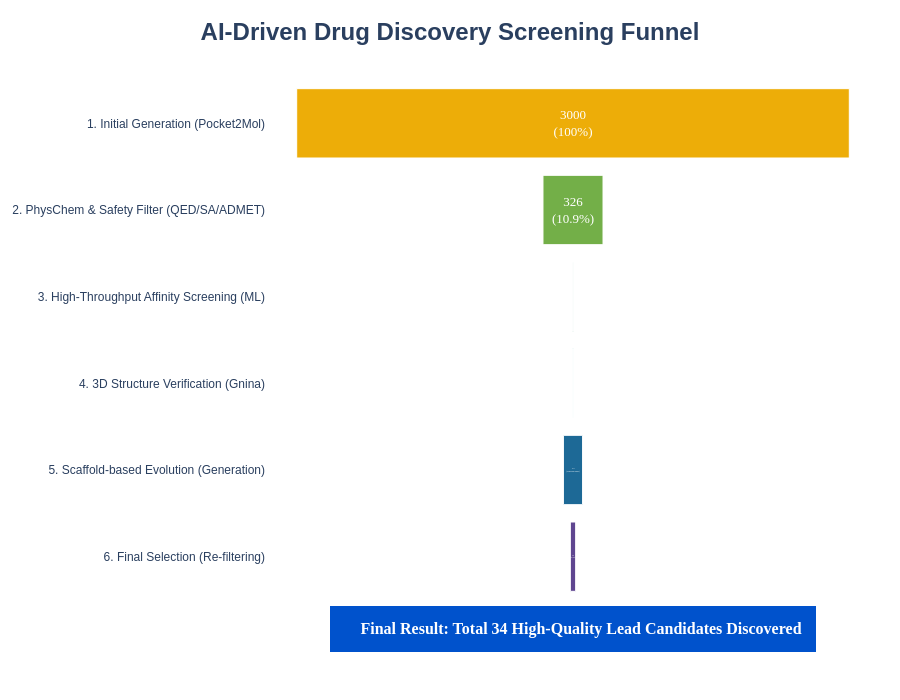

This figure's notebook cell:
### Code cell
# [셀 9: 📊 최종 Screening Funnel 시각화 (오류 수정됨)]

import pandas as pd
import plotly.express as px

print("--- [셀 9] Screening Funnel 차트 생성 (오류 수정됨) ---")

# 1. 퍼널 데이터 정의
data = {
    'Stage': [
        "1. Initial Generation (Pocket2Mol)",
        "2. PhysChem & Safety Filter (QED/SA/ADMET)",
        "3. High-Throughput Affinity Screening (ML)",
        "4. 3D Structure Verification (Gnina)",
        "5. Scaffold-based Evolution (Generation)",
        "6. Final Selection (Re-filtering)"
    ],
    'Count': [3000, 326, 5, 5, 104, 29],
    'Description': [
        "AI 모델을 통한 대규모 초기 분자 생성",
        "물성, 합성 난이도, 독성/대사 안전성 검증",
        "ML 모델을 이용한 엄격한 결합력 예측",
        "실제 3D 단백질 구조 기반 정밀 도킹 검증",
        "선정된 우수 골격을 기반으로 파생 화합물 추가 생성",
        "생성된 파생 화합물에 대해 모든 검증 재수행"
    ]
}
df = pd.DataFrame(data)

# --- 2. 퍼센트 직접 계산 및 텍스트 포맷팅 ---
retention_rates = ["(100%)"]
label_texts = [f"{df.iloc[0]['Count']}<br>(100%)"]

for i in range(1, len(df)):
    prev_count = df.iloc[i-1]['Count']
    curr_count = df.iloc[i]['Count']
    stage_name = df.iloc[i]['Stage']

    if "Evolution" in stage_name:
        rate_str = "(Generation Phase)"
        final_text = f"{curr_count}<br>{rate_str}"
    else:
        rate = round((curr_count / prev_count) * 100, 1)
        rate_str = f"({rate}%)"
        final_text = f"{curr_count}<br>{rate_str}"

    retention_rates.append(rate_str)
    label_texts.append(final_text)

df['Retention'] = retention_rates
df['Label'] = label_texts

# --- 3. 데이터 역순 정렬 ---
df_reversed = df.iloc[::-1]

# 4. Plotly Funnel Chart 생성
# ★ 중요 수정: 색상 팔레트 설정을 이곳으로 옮겼습니다. ★
fig = px.funnel(df_reversed, x='Count', y='Stage', color='Stage',
                title='<b>AI-Driven Drug Discovery Screening Funnel</b>',
                template="plotly_white",
                text='Label',
                hover_data=['Description', 'Retention'],
                color_discrete_sequence=px.colors.qualitative.Prism) # <-- 여기가 올바른 위치

# 5. 스타일 조정
fig.update_traces(
    textposition="inside",
    textinfo="text",
    marker=dict(line=dict(width=1, color='White')),
    textfont=dict(size=13, color='white', family="Arial Black")
)

# 6. 레이아웃 조정
# ★ 중요 수정: 여기서 잘못된 'colordiscrete_sequence' 속성을 제거했습니다. ★
fig.update_layout(
    showlegend=False,
    title_font_size=24,
    title_x=0.5,
    yaxis_title=None,
    xaxis_title=None,
    xaxis=dict(showticklabels=False, showgrid=False),
    font=dict(family="Arial, sans-serif", size=12),
    height=700,
    margin=dict(l=20, r=20, t=80, b=100)
)

# 7. 최종 결과 강조 주석
fig.add_annotation(
    x=0.5, y=-0.1,
    xref="paper", yref="paper",
    text=f"<b>🎉 Final Result: Total {5 + 29} High-Quality Lead Candidates Discovered</b>",
    showarrow=False,
    font=dict(size=16, color="#ffffff", family="Arial Black"),
    bgcolor="#0052cc",
    bordercolor="#0052cc",
    borderwidth=2,
    borderpad=12,
    align="center"
)

print("✅ 수정된 퍼널 차트 생성 완료. 아래 결과를 확인하세요.")
fig.show()

### Figure 1 — Plotly figure (JSON) as saved in the notebook; plotly's stock layout.template omitted (floating-point values rounded to 4 significant figures)
{"data": [{"customdata": [["생성된 파생 화합물에 대해 모든 검증 재수행", "(27.9%)"]], "hovertemplate": "Stage=%{y}<br>Count=%{x}<br>Label=%{text}<br>Description=%{customdata[0]}<br>Retention=%{customdata[1]}<extra></extra>", "legendgroup": "6. Final Selection (Re-filtering)", "marker": {"color": "rgb(95, 70, 144)", "line": {"color": "White", "width": 1}}, "name": "6. Final Selection (Re-filtering)", "orientation": "h", "showlegend": true, "text": ["29<br>(27.9%)"], "textfont": {"color": "white", "family": "Arial Black", "size": 13}, "textinfo": "text", "textposition": "inside", "type": "funnel", "x": [29], "xaxis": "x", "y": ["6. Final Selection (Re-filtering)"], "yaxis": "y"}, {"customdata": [["선정된 우수 골격을 기반으로 파생 화합물 추가 생성", "(Generation Phase)"]], "hovertemplate": "Stage=%{y}<br>Count=%{x}<br>Label=%{text}<br>Description=%{customdata[0]}<br>Retention=%{customdata[1]}<extra></extra>", "legendgroup": "5. Scaffold-based Evolution (Generation)", "marker": {"color": "rgb(29, 105, 150)", "line": {"color": "White", "width": 1}}, "name": "5. Scaffold-based Evolution (Generation)", "orientation": "h", "showlegend": true, "text": ["104<br>(Generation Phase)"], "textfont": {"color": "white", "family": "Arial Black", "size": 13}, "textinfo": "text", "textposition": "inside", "type": "funnel", "x": [104], "xaxis": "x", "y": ["5. Scaffold-based Evolution (Generation)"], "yaxis": "y"}, {"customdata": [["실제 3D 단백질 구조 기반 정밀 도킹 검증", "(100.0%)"]], "hovertemplate": "Stage=%{y}<br>Count=%{x}<br>Label=%{text}<br>Description=%{customdata[0]}<br>Retention=%{customdata[1]}<extra></extra>", "legendgroup": "4. 3D Structure Verification (Gnina)", "marker": {"color": "rgb(56, 166, 165)", "line": {"color": "White", "width": 1}}, "name": "4. 3D Structure Verification (Gnina)", "orientation": "h", "showlegend": true, "text": ["5<br>(100.0%)"], "textfont": {"color": "white", "family": "Arial Black", "size": 13}, "textinfo": "text", "textposition": "inside", "type": "funnel", "x": [5], "xaxis": "x", "y": ["4. 3D Structure Verification (Gnina)"], "yaxis": "y"}, {"customdata": [["ML 모델을 이용한 엄격한 결합력 예측", "(1.5%)"]], "hovertemplate": "Stage=%{y}<br>Count=%{x}<br>Label=%{text}<br>Description=%{customdata[0]}<br>Retention=%{customdata[1]}<extra></extra>", "legendgroup": "3. High-Throughput Affinity Screening (ML)", "marker": {"color": "rgb(15, 133, 84)", "line": {"color": "White", "width": 1}}, "name": "3. High-Throughput Affinity Screening (ML)", "orientation": "h", "showlegend": true, "text": ["5<br>(1.5%)"], "textfont": {"color": "white", "family": "Arial Black", "size": 13}, "textinfo": "text", "textposition": "inside", "type": "funnel", "x": [5], "xaxis": "x", "y": ["3. High-Throughput Affinity Screening (ML)"], "yaxis": "y"}, {"customdata": [["물성, 합성 난이도, 독성/대사 안전성 검증", "(10.9%)"]], "hovertemplate": "Stage=%{y}<br>Count=%{x}<br>Label=%{text}<br>Description=%{customdata[0]}<br>Retention=%{customdata[1]}<extra></extra>", "legendgroup": "2. PhysChem & Safety Filter (QED/SA/ADMET)", "marker": {"color": "rgb(115, 175, 72)", "line": {"color": "White", "width": 1}}, "name": "2. PhysChem & Safety Filter (QED/SA/ADMET)", "orientation": "h", "showlegend": true, "text": ["326<br>(10.9%)"], "textfont": {"color": "white", "family": "Arial Black", "size": 13}, "textinfo": "text", "textposition": "inside", "type": "funnel", "x": [326], "xaxis": "x", "y": ["2. PhysChem & Safety Filter (QED/SA/ADMET)"], "yaxis": "y"}, {"customdata": [["AI 모델을 통한 대규모 초기 분자 생성", "(100%)"]], "hovertemplate": "Stage=%{y}<br>Count=%{x}<br>Label=%{text}<br>Description=%{customdata[0]}<br>Retention=%{customdata[1]}<extra></extra>", "legendgroup": "1. Initial Generation (Pocket2Mol)", "marker": {"color": "rgb(237, 173, 8)", "line": {"color": "White", "width": 1}}, "name": "1. Initial Generation (Pocket2Mol)", "orientation": "h", "showlegend": true, "text": ["3000<br>(100%)"], "textfont": {"color": "white", "family": "Arial Black", "size": 13}, "textinfo": "text", "textposition": "inside", "type": "funnel", "x": [3000], "xaxis": "x", "y": ["1. Initial Generation (Pocket2Mol)"], "yaxis": "y"}], "layout": {"annotations": [{"align": "center", "bgcolor": "#0052cc", "bordercolor": "#0052cc", "borderpad": 12, "borderwidth": 2, "font": {"color": "#ffffff", "family": "Arial Black", "size": 16}, "showarrow": false, "text": "<b>🎉 Final Result: Total 34 High-Quality Lead Candidates Discovered</b>", "x": 0.5, "xref": "paper", "y": -0.1, "yref": "paper"}], "font": {"family": "Arial, sans-serif", "size": 12}, "height": 700, "legend": {"title": {"text": "Stage"}, "tracegroupgap": 0}, "margin": {"b": 100, "l": 20, "r": 20, "t": 80}, "showlegend": false, "title": {"font": {"size": 24}, "text": "<b>AI-Driven Drug Discovery Screening Funnel</b>", "x": 0.5}, "xaxis": {"anchor": "y", "domain": [0, 1], "showgrid": false, "showticklabels": false, "title": {}}, "yaxis": {"anchor": "x", "categoryarray": ["1. Initial Generation (Pocket2Mol)", "2. PhysChem & Safety Filter (QED/SA/ADMET)", "3. High-Throughput Affinity Screening (ML)", "4. 3D Structure Verification (Gnina)", "5. Scaffold-based Evolution (Generation)", "6. Final Selection (Re-filtering)"], "categoryorder": "array", "domain": [0, 1], "title": {}}}}
